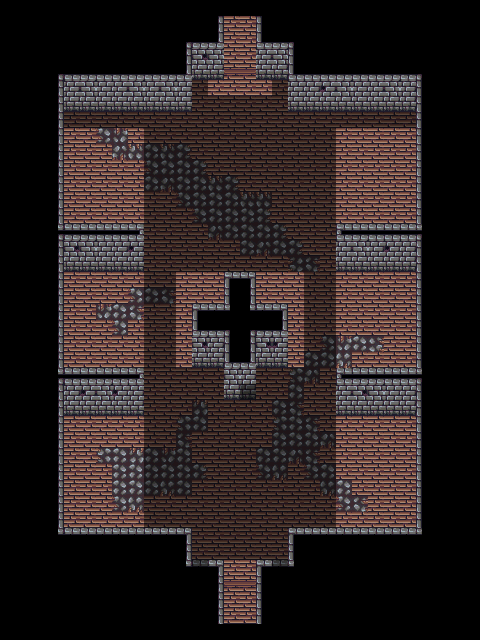

This game map was drawn from its Tiled (.tmx) file and the tilesets committed beside it. A one-line description and the trimmed map source follow:
An orthogonal 30x40 tile map with 16x16 px tiles, 10 tile layers (Ground, PhaseWalls, Walls, BottomWalls, ...), 3 tilesets and 18 objects.

<map version="1.10" tiledversion="1.11.2" orientation="orthogonal" renderorder="right-down" width="30" height="40" tilewidth="16" tileheight="16" infinite="0" nextlayerid="14" nextobjectid="22">
 <properties>
  <property name="unity:SortingLayer" value="Walls" />
  <property name="unity:SortingOrder" value="10" />
  <property name="unity:layer" value="IgnoreProjectile" />
 </properties>
 <tileset firstgid="1" source="../../Tilesets/SpriteSheetGeneral.tsx" />
 <tileset firstgid="109" source="../../Tilesets/Doors.tsx" />
 <tileset firstgid="133" source="../../Tilesets/NewWalls.tsx" />
 <layer id="1" name="Ground" width="30" height="40">
  <properties>
   <property name="unity:SortingLayer" value="Ground" />
  </properties>
  <data>[1200 cells, 521 non-empty, 6 distinct tile ids]</data>
 </layer>
 <layer id="11" name="PhaseWalls" width="30" height="40">
  <properties>
   <property name="unity:SortingLayer" value="Walls" />
   <property name="unity:layer" value="IgnoreProjectile" />
  </properties>
  <data>[1200 cells, 46 non-empty, 1 distinct tile ids]</data>
 </layer>
 <layer id="2" name="Walls" width="30" height="40">
  <properties>
   <property name="unity:SortingLayer" value="Walls" />
   <property name="unity:layer" value="Wall" />
  </properties>
  <data>[1200 cells, 305 non-empty, 14 distinct tile ids]</data>
 </layer>
 <layer id="3" name="BottomWalls" width="30" height="40">
  <properties>
   <property name="unity:SortingLayer" value="Entities" />
   <property name="unity:SortingOrder" type="int" value="100" />
   <property name="unity:layer" value="IgnorePlayer" />
  </properties>
  <data>[1200 cells, 46 non-empty, 6 distinct tile ids]</data>
 </layer>
 <layer id="4" name="WestExit" width="30" height="40">
  <properties>
   <property name="unity:SortingLayer" value="Entities" />
   <property name="unity:SortingOrder" type="int" value="101" />
   <property name="unity:layer" value="Wall" />
  </properties>
  <data>[1200 cells, 0 non-empty, 0 distinct tile ids]</data>
 </layer>
 <layer id="5" name="EastExit" width="30" height="40">
  <properties>
   <property name="unity:SortingLayer" value="Entities" />
   <property name="unity:SortingOrder" type="int" value="101" />
   <property name="unity:layer" value="Wall" />
  </properties>
  <data>[1200 cells, 0 non-empty, 0 distinct tile ids]</data>
 </layer>
 <layer id="6" name="SouthExit" width="30" height="40">
  <properties>
   <property name="unity:SortingLayer" value="Entities" />
   <property name="unity:SortingOrder" type="int" value="100" />
   <property name="unity:layer" value="Wall" />
  </properties>
  <data>[1200 cells, 0 non-empty, 0 distinct tile ids]</data>
 </layer>
 <layer id="7" name="NorthExit" width="30" height="40">
  <properties>
   <property name="unity:SortingLayer" value="Walls" />
   <property name="unity:SortingOrder" type="int" value="10" />
   <property name="unity:layer" value="Wall" />
  </properties>
  <data>[1200 cells, 0 non-empty, 0 distinct tile ids]</data>
 </layer>
 <layer id="12" name="NorthPhaseWall" width="30" height="40">
  <properties>
   <property name="unity:SortingLayer" value="Walls" />
   <property name="unity:SortingOrder" value="10" />
   <property name="unity:layer" value="IgnoreProjectile" />
  </properties>
  <data>[1200 cells, 0 non-empty, 0 distinct tile ids]</data>
 </layer>
 <layer id="8" name="EntryCollider" width="30" height="40" opacity="0.5">
  <properties>
   <property name="unity:IsTrigger" type="bool" value="true" />
   <property name="unity:ignore" value="Visual" />
   <property name="unity:layer" value="ZoneCollider" />
  </properties>
  <data>[1200 cells, 293 non-empty, 1 distinct tile ids]</data>
 </layer>
 <objectgroup id="9" name="Doors">
  <object id="1" template="../../Templates/02_Door_Top.tx" x="224" y="80">
   <properties>
    <property name="SetDirection" value="North" />
   </properties>
  </object>
  <object id="2" template="../../Templates/02_Door_Top.tx" x="224" y="592" />
  <object id="3" template="../../Templates/Spawner.tx" x="80" y="304" />
  <object id="4" template="../../Templates/Spawner.tx" x="128" y="304">
   <properties>
    <property name="SetEnemy" value="GoblinMelee" />
   </properties>
  </object>
  <object id="5" template="../../Templates/Spawner.tx" x="80" y="352" />
  <object id="6" template="../../Templates/Spawner.tx" x="128" y="352">
   <properties>
    <property name="SetEnemy" value="GoblinMelee" />
   </properties>
  </object>
  <object id="9" template="../../Templates/Spawner.tx" x="336" y="304">
   <properties>
    <property name="SetEnemy" value="GoblinMelee" />
   </properties>
  </object>
  <object id="10" template="../../Templates/Spawner.tx" x="384" y="304" />
  <object id="11" template="../../Templates/Spawner.tx" x="336" y="352">
   <properties>
    <property name="SetEnemy" value="GoblinMelee" />
   </properties>
  </object>
  <object id="12" template="../../Templates/Spawner.tx" x="384" y="352" />
  <object id="13" template="../../Templates/Spawner.tx" x="192" y="208" />
  <object id="14" template="../../Templates/Spawner.tx" x="272" y="208" />
  <object id="16" template="../../Templates/Spawner.tx" x="192" y="432" />
  <object id="17" template="../../Templates/Spawner.tx" x="272" y="432" />
  <object id="18" template="../../Templates/Spawner.tx" x="384" y="160" />
  <object id="19" template="../../Templates/Spawner.tx" x="352" y="192" />
  <object id="20" template="../../Templates/Spawner.tx" x="80" y="496" />
  <object id="21" template="../../Templates/Spawner.tx" x="112" y="464" />
 </objectgroup>
</map>
